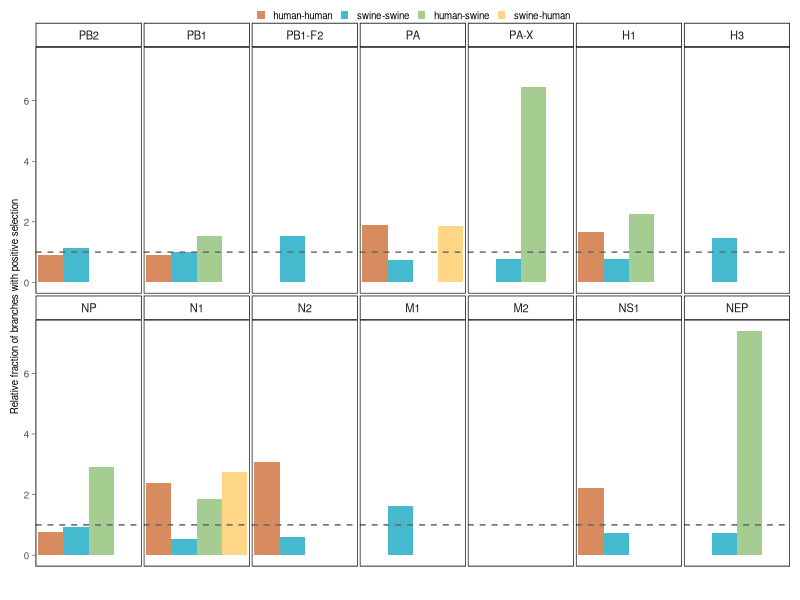

Recreate this plot in R. (Note: this script raises an error after producing the figure.)
library(tidyverse)
library(dplyr)
library(ggplot2)
library(ggpubr)

setwd("PATH_TO_PROJECT_DIRECTORY")

#######################################
### Figure 3 - absrel and meme overview

##
absrel <- read.table("selection_analysis/branch_selection.txt", header = TRUE) %>%
  mutate(Trait = case_when(
    Trait == "hu-hu" ~ "human-human",
    Trait == "sw-sw" ~ "swine-swine",
    Trait == "sw-hu" ~ "swine-human",
    Trait == "hu-sw" ~ "human-swine"))

trait_order <- c("human-human","swine-swine","human-swine", "swine-human")
protein_order <- c("PB2", "PB1", "PB1-F2", "PA", "PA-X", "H1", "H3", "NP", "N1", "N2", "M1", "M2", "NS1", "NEP")
absrel$Trait <- factor(absrel$Trait, levels=trait_order)
absrel$Segment <- factor(absrel$Segment, levels=protein_order)

absrel <- absrel %>%
  group_by(Segment) %>%
  mutate(total_selected_branches = sum(N_selected_branches),
         fraction_selected_branches_of_total = total_selected_branches/Total_branches_tree,
         normalized_fraction_selected = Fraction_selected/fraction_selected_branches_of_total)


branch_selection_overview <- ggplot(absrel, aes(x = Trait, y = normalized_fraction_selected, fill = Trait)) +
  geom_bar(stat = "identity", position = "dodge", width = 1) +
  geom_hline(yintercept = 1, linetype = "dashed", color = "grey40") +
  labs(title = "",
       x = "",
       y = "Relative fraction of branches with positive selection") +
  scale_fill_manual(values = c("#D78B5E", "#45BACF", "#A5CD92", "#FFD685")) +
  facet_wrap(~Segment, nrow=2) +
  theme_classic() +
  theme(plot.title = element_blank(),
        legend.position = "top",
        legend.title = element_blank(),
        legend.key.size = unit(7, "points"),
        legend.text = element_text(size = 7),
        legend.spacing = unit(-0.5, "pt"),
        legend.margin = margin(unit(c(0.1,0,0.5,0.1), "lines")),
        axis.text.x = element_blank(),
        axis.ticks.x=element_blank(),
        axis.text.y = element_text(size = 7),
        axis.title.y = element_text(size = 7),
        axis.line = element_line(size = 0.1),
        axis.ticks = element_line(size = 0.2),
        strip.background = element_rect(linewidth = 0.5),
        strip.text = element_text(size = 8),
        panel.spacing.x = unit(0.1, "lines"), 
        panel.spacing.y = unit(0.1, "lines"),
        panel.grid.minor.x = element_blank(),
        panel.grid.major.x = element_blank(),
        panel.border = element_rect(fill = NA, color = "grey10", linewidth = 0.5),
        legend.box.spacing = unit(0.1, "lines"),
        plot.margin = unit(c(0.5,0.5,0.5,0.5), "lines"))


##
meme <- read.table("selection_analysis/meme_selection.txt", header = TRUE)

trait_order <- c("human-human","swine-swine","human-swine", "swine-human")
protein_order <- c("PB2", "PB1", "PB1-F2", "PA", "PA-X", "H1", "H3", "NP", "N1", "N2", "M1", "M2", "NS1", "NEP")
meme$trait <- factor(meme$trait, levels=trait_order)
meme$protein <- factor(meme$protein, levels=protein_order)

meme <- meme %>%
  filter(!protein == "PB1-F2")

codon_selection_overview <- ggplot(meme, aes(x = trait, y = proportion_selected_positions, fill = trait)) +
  geom_bar(stat = "identity", position = "dodge", width = 1) +
  labs(title = "",
       x = "",
       y = "% codons under positive selection") +
  scale_fill_manual(values = c("#D78B5E", "#45BACF", "#A5CD92", "#FFD685")) +
  facet_wrap(~protein, nrow=2) +
  theme_classic() +
  theme(plot.title = element_blank(),
        legend.position = "top",
        legend.title = element_blank(),
        legend.key.size = unit(7, "points"),
        legend.text = element_text(size = 7),
        legend.spacing = unit(-0.5, "pt"),
        legend.margin = margin(unit(c(0.1,0,0.5,0.1), "lines")),
        axis.text.x = element_blank(),
        axis.ticks.x=element_blank(),
        axis.text.y = element_text(size = 7),
        axis.title.y = element_text(size = 7),
        axis.line = element_line(size = 0.1),
        axis.ticks = element_line(size = 0.2),
        strip.background = element_rect(linewidth = 0.5),
        strip.text = element_text(size = 8),
        panel.spacing.x = unit(0.1, "lines"), 
        panel.spacing.y = unit(0.1, "lines"),
        panel.grid.minor.x = element_blank(),
        panel.grid.major.x = element_blank(),
        panel.border = element_rect(fill = NA, color = "grey10", linewidth = 0.5),
        legend.box.spacing = unit(0.1, "lines"),
        plot.margin = unit(c(0.5,0.5,0.5,0.5), "lines"))

###
Figure3_combined_plot <- ggarrange(branch_selection_overview, codon_selection_overview,
                               ncol = 1,
                               nrow = 2,
                               common.legend = TRUE,
                               legend = "top",
                               labels = c("a", "b"), 
                               font.label = list(size = 10))

ggsave("figures_tables/figure3_S3S4_selection/figure3_combined_selection_overview.png", plot = Figure3_combined_plot, dpi = 300, width = 8.5 , height = 15, units = "cm" )


################################################################################

# Sup. figures - unique vs shared selected positions

meme2 <- meme %>%
  select(protein, position, trait) %>%
  mutate(trait = case_when(
    trait == "human-human" ~ "hu-hu",
    trait == "swine-swine" ~ "sw-sw",
    trait == "swine-human" ~ "sw-hu",
    trait == "human-swine" ~ "hu-sw"))

trait_order <- c("hu-hu","sw-sw","hu-sw", "sw-hu")
protein_order <- c("PB2", "PB1", "PA", "PA-X", "H1", "H3", "NP", "N1", "N2", "M1", "M2", "NS1", "NEP")
meme2$trait <- factor(meme2$trait, levels=trait_order)
meme2$protein <- factor(meme2$protein, levels=protein_order)

# Count how many traits each position is associated with within each segment
position_counts <- meme2 %>%
  group_by(protein, position) %>%
  summarise(num_traits = n_distinct(trait), .groups = 'drop')
# Merge back with the original data and categorize positions as unique or shared
categorized_data <- meme2 %>%
  left_join(position_counts, by = c("protein", "position")) %>%
  mutate(status = ifelse(num_traits > 1, "shared", "unique"))
# Summarize the count of unique and shared positions for each trait within each segment
trait_summary <- categorized_data %>%
  group_by(protein, trait, status) %>%
  summarise(count = n_distinct(position), .groups = 'drop')

proportion_shared <- ggplot(trait_summary, aes(x = trait, y = count, fill = status)) +
  geom_bar(stat = "identity", position = "fill") +
  facet_wrap(~protein, ncol = 4) +
  labs(y = "Proportion of selected positions", x = "Trait") +
  scale_fill_manual(values = c("#B7B7A6", "#91A178")) +
  theme_classic() +
  theme(plot.title = element_blank(),
        legend.position = "top",
        legend.title = element_blank(),
        legend.key.size = unit(6, "points"),
        legend.text = element_text(size = 6),
        axis.text.x = element_text(size = 6, angle = 45, hjust = 1, vjust = 1.1),
        axis.ticks.x=element_blank(),
        axis.text.y = element_text(size = 6),
        axis.title.x = element_blank(),
        axis.title.y = element_text(size = 7),
        axis.line = element_line(size = 0.5),
        axis.ticks = element_line(size = 0.5),
        strip.background = element_rect(size = 0.6),
        strip.text = element_text(size = 7),
        panel.spacing.x = unit(0.2, "lines"), 
        panel.spacing.y = unit(0.1, "lines"),
        panel.grid.minor.x = element_blank(),
        panel.grid.major.x = element_blank(),
        panel.border = element_rect(fill = NA, color = "grey10", linewidth = 0.5),
        legend.box.spacing = unit(0.1, "lines"),
        plot.margin = unit(c(0.5,0.2,0,0.2), "lines"))


# Identify shared positions and associated traits
shared_positions <- meme2 %>%
  group_by(protein, position) %>%
  summarise(traits = toString(sort(unique(trait))), .groups = 'drop') %>%
  filter(n_distinct(traits) > 1) %>%
  mutate(traits = str_replace_all(traits, ",", ";"))
# Count occurrences of each shared trait combination
shared_counts <- shared_positions %>%
  group_by(protein, traits) %>%
  summarise(count = n(), .groups = 'drop')

shared_counts$traits <- factor(shared_counts$traits, levels=c("hu-hu", "sw-sw", "hu-sw", "sw-hu", 
                                                              "hu-hu; sw-sw", "hu-hu; hu-sw", "hu-hu; sw-hu",
                                                              "sw-sw; hu-sw", "sw-sw; sw-hu",
                                                              "hu-hu; sw-sw; hu-sw",
                                                              "hu-hu; sw-sw; sw-hu",
                                                              "sw-sw; hu-sw; sw-hu",
                                                              "hu-hu; sw-sw; hu-sw; sw-hu"))

distribution_shared <- ggplot(shared_counts, aes(x = traits, y = count, fill = traits)) +
  geom_bar(stat = "identity", position = "dodge") +
  facet_wrap(~protein, ncol = 2) +
  labs(y = "Count of selected positions", fill = "Transmission types") +
  scale_fill_manual(values = c("#D78B5E", "#45BACF", "#A5CD92", "#FFD685", 
                               "#8EA296", "#B1A175", "#EBB071", 
                               "#75C3B0", "#A2C8AA", 
                               "#91A885", 
                               "#D2D18B", 
                               "#A3C3C1", 
                               "#B0AF70")) +
  theme_classic() +
  guides(fill=guide_legend(nrow=4))+
  theme(plot.title = element_blank(),
        legend.position = "top",
        legend.title = element_blank(),
        legend.key.size = unit(6, "points"),
        legend.text = element_text(size = 6),
        axis.text.x = element_blank(),
        axis.ticks.x=element_blank(),
        axis.text.y = element_text(size = 6),
        axis.title.x = element_blank(),
        axis.title.y = element_text(size = 7),
        axis.line = element_line(size = 0.5),
        axis.ticks = element_line(size = 0.5),
        strip.background = element_rect(size = 0.6),
        strip.text = element_text(size = 7),
        panel.spacing.x = unit(0.2, "lines"), 
        panel.spacing.y = unit(0.1, "lines"),
        panel.grid.minor.x = element_blank(),
        panel.grid.major.x = element_blank(),
        panel.border = element_rect(fill = NA, color = "grey10", linewidth = 0.5),
        legend.box.spacing = unit(0.1, "lines"),
        plot.margin = unit(c(0.5,0.2,0,0.2), "lines"))


combined_shared_proportions <- ggarrange(proportion_shared, distribution_shared,
                               ncol = 2,
                               nrow = 1,
                               labels = c("a", "b"),
                               widths = c(1,1.5),
                               font.label = list(size = 10))



ggsave("figures_tables/figure3_S3S4_selection/figureS4_selection_shared_overview.png", plot = combined_shared_proportions, dpi = 300, width = 17 , height = 20, units = "cm" )


#######################################

# Table of positively selected positions and mutations 

mut_data <- read.table("figures_tables/figure2_mut_count_plots/mut_table.txt", header = TRUE)

muts_at_selected_pos <- meme %>%
  select(protein, position, trait) %>%
  inner_join(mut_data, by = c("protein" = "protein", "position" = "seq_pos", "trait" = "trait")) %>%
  select(protein, trait, position, mut, mutfreq)

selection_mut_list <- muts_at_selected_pos %>%
  group_by(protein, position, trait) %>%
  arrange(desc(mutfreq), .by_group =  TRUE) %>%
  summarise(mutations = paste(mut, "(", mutfreq, ")", sep = "", collapse = ", ")) %>%
  ungroup() %>%
  mutate(trait = case_when(
    trait == "human-human" ~ "hu-hu",
    trait == "swine-swine" ~ "sw-sw",
    trait == "swine-human" ~ "sw-hu",
    trait == "human-swine" ~ "hu-sw"))

protein_order <- c("PB2", "PB1", "PB1-F2", "PA", "PA-X", "H1", "H3", "NP", "N1", "N2", "M1", "M2", "NS1", "NEP")

selection_mut_list$protein <- factor(selection_mut_list$protein, levels=protein_order)
selection_mut_list <- selection_mut_list %>%
  arrange(protein)

write.table(selection_mut_list, "figures_tables/figure3_S3_selection/selected_positions_mut_list.txt",
            sep = "\t", row.names = FALSE, quote = FALSE)


